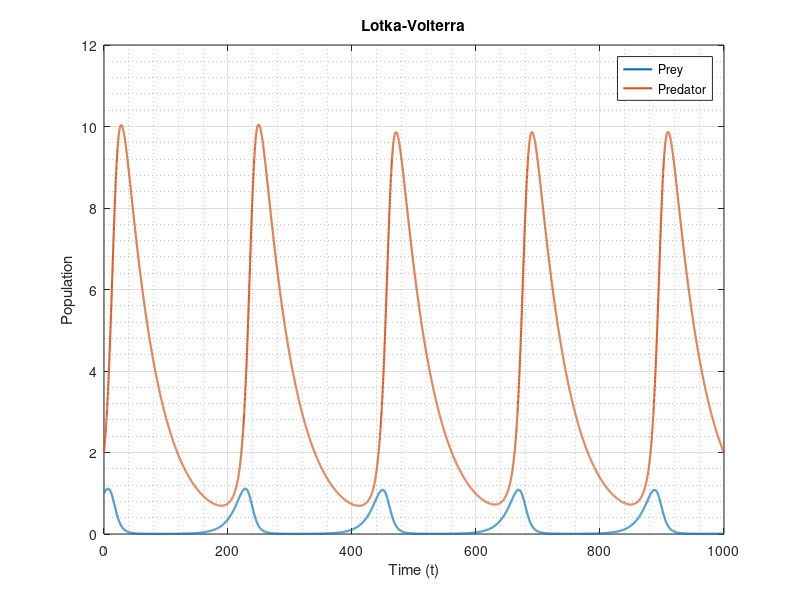
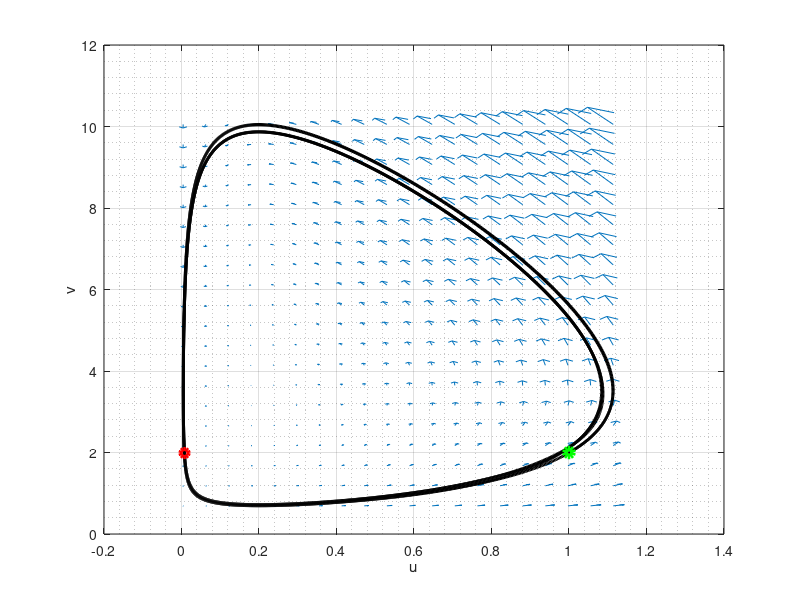

The MATLAB source for these figures, in order:
%% Lotka_Volterra

close all; clear; clc

% Discretize time: 
N = 1e4;
t_0 = 0;
t_end = 1000;
t = linspace(t_0,t_end,N);

u0 = 1;
v0 = 2;

U0 = [u0,v0];




% Parameters
a = .07;
b = .02;
y = .02;
d = .1;


% Right hand side:


dUdt = @(t, U)[a*U(1)-b*U(1)*U(2);
                -y*U(2)+d*U(1)*U(2)];

% Numerically solve the IVP
[t,U] = ode45(dUdt, t, U0);

u = U(:,1);
v = U(:,2);




%Plot
figure(1);
plot(t, u, 'LineWidth', 1.5); hold on;
plot(t, v, 'LineWidth', 1.5);
title('Lotka-Volterra');
xlabel('Time (t)');
ylabel('Population');
legend('Prey','Predator');
grid on;
grid minor;
    
%%Phase Plane
N_mesh = 20;
u_vec = linspace(min(u),max(u),N_mesh);
v_vec = linspace(min(v),max(v),N_mesh);

[U_mesh,V_mesh] = meshgrid(u_vec,v_vec);

Fu_vec = @(u,v) a*u-b*u.*v;
Fv_vec = @(u,v) -y*v+d*u.*v;

figure(2)
quiver(U_mesh,V_mesh, Fu_vec(U_mesh,V_mesh),Fv_vec(U_mesh,V_mesh));
hold on;
plot(u, v, 'k-', 'LineWidth', 2); hold on;
plot(u0,v0, 'go','LineWidth', 4)
plot(u(end),v(end), 'ro', 'LineWidth',3)
xlabel('u');
ylabel('v');
grid on;
grid minor;
